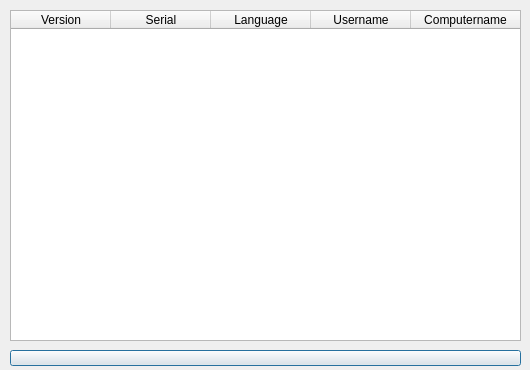
<?xml version="1.0" encoding="UTF-8"?>
<ui version="4.0">
 <class>Offlineusers</class>
 <widget class="QDialog" name="Offlineusers">
  <property name="geometry">
   <rect>
    <x>0</x>
    <y>0</y>
    <width>530</width>
    <height>370</height>
   </rect>
  </property>
  <property name="windowTitle">
   <string>Dialog</string>
  </property>
  <widget class="QTableWidget" name="tableWidget">
   <property name="geometry">
    <rect>
     <x>10</x>
     <y>10</y>
     <width>511</width>
     <height>331</height>
    </rect>
   </property>
   <property name="showGrid">
    <bool>false</bool>
   </property>
   <attribute name="horizontalHeaderVisible">
    <bool>true</bool>
   </attribute>
   <attribute name="horizontalHeaderCascadingSectionResizes">
    <bool>false</bool>
   </attribute>
   <attribute name="horizontalHeaderHighlightSections">
    <bool>true</bool>
   </attribute>
   <attribute name="horizontalHeaderShowSortIndicator" stdset="0">
    <bool>false</bool>
   </attribute>
   <attribute name="horizontalHeaderStretchLastSection">
    <bool>true</bool>
   </attribute>
   <column>
    <property name="text">
     <string>Version</string>
    </property>
   </column>
   <column>
    <property name="text">
     <string>Serial</string>
    </property>
   </column>
   <column>
    <property name="text">
     <string>Language</string>
    </property>
   </column>
   <column>
    <property name="text">
     <string>Username</string>
    </property>
   </column>
   <column>
    <property name="text">
     <string>Computername</string>
    </property>
   </column>
  </widget>
  <widget class="QPushButton" name="pushButton">
   <property name="geometry">
    <rect>
     <x>10</x>
     <y>350</y>
     <width>511</width>
     <height>16</height>
    </rect>
   </property>
   <property name="text">
    <string/>
   </property>
  </widget>
 </widget>
 <resources/>
 <connections/>
</ui>
